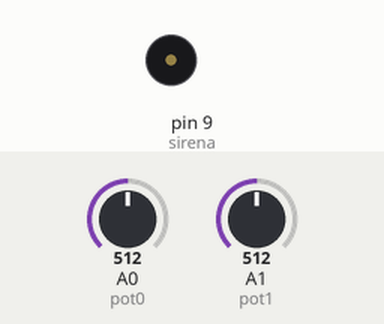
Bench run of a sketch on a simulated Arduino Uno, built with avr-gcc and run on an emulated ATmega328P. Parts: buzzer (waves = sounding). The inputs (shaded band) are chosen by the test bench; at power-on: A0 (pot0) = 512, A1 (pot1) = 512.

Above: at 1.8 s.
1.9 s: A0 (pot0) set to 122
At 2.5 s:
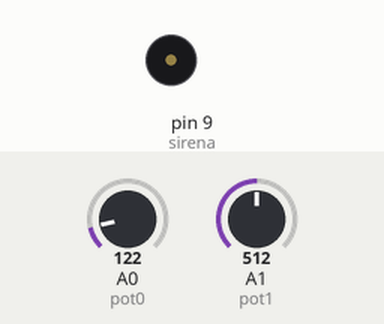
5.4 s: A1 (pot1) set to 122
At 6.03 s:
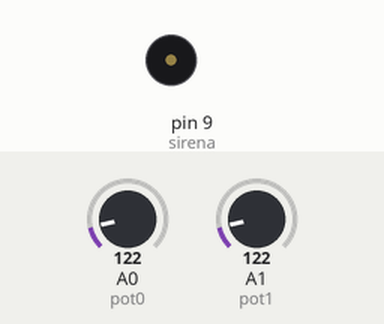
8.9 s: A0 (pot0) set to 0
At 9.4 s:
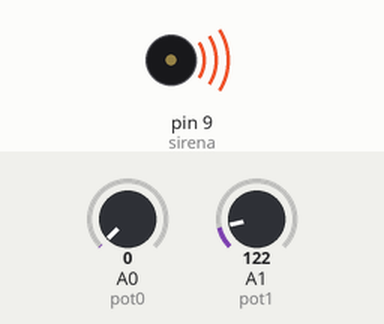
Timing chart, 0 to 11.9 s (numbered marks = the images above; inputs shaded):
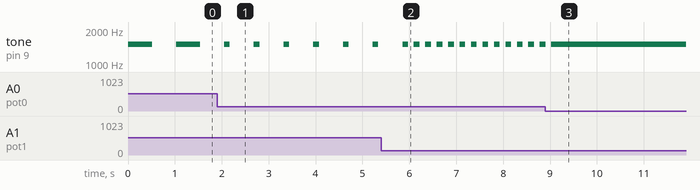

The sketch:

R4-P2.ino
```cpp
/*******************************************************************************
**                                                                            **
**                           TITOL: R4 Sirena - P2                            **
**                                                                            **
**                                                                            **
**  NOM: CARLOS RODRIGUEZ                                   DATA: 22/03/2017  **
*******************************************************************************/
//**********************************INCLUDE*************************************

//*********************************VARIABLES************************************
const int sirena = 9;
const int pot0 = A0;
const int pot1 = A1;
int valPot0;
int valPot1;
//***********************************SETUP**************************************
void setup()
{
  pinMode(sirena, OUTPUT);
}
//************************************LOOP**************************************
void loop()
{
  valPot0 = analogRead(pot0);
  valPot1 = analogRead(pot1);

  tone(sirena, 1500, valPot0);
  delay(valPot0 + valPot1);
}
//**********************************FUNCIONS************************************
```

Measured:
- after the input at 1.9 s, tone on pin 9 (sirena): alternates 1500 Hz for 0.12 s and silent for 0.51 s, starting after 0.27 s
- after the input at 5.4 s, tone on pin 9 (sirena): alternates 1500 Hz for 0.12 s and silent for 0.12 s, starting after 0.70 s
- after the input at 8.9 s, tone on pin 9 (sirena): goes on until 9.0 s, then stays 1500 Hz
- by itself, tone on pin 9 (sirena): alternates 1500 Hz for 0.51 s and silent for 0.51 s
